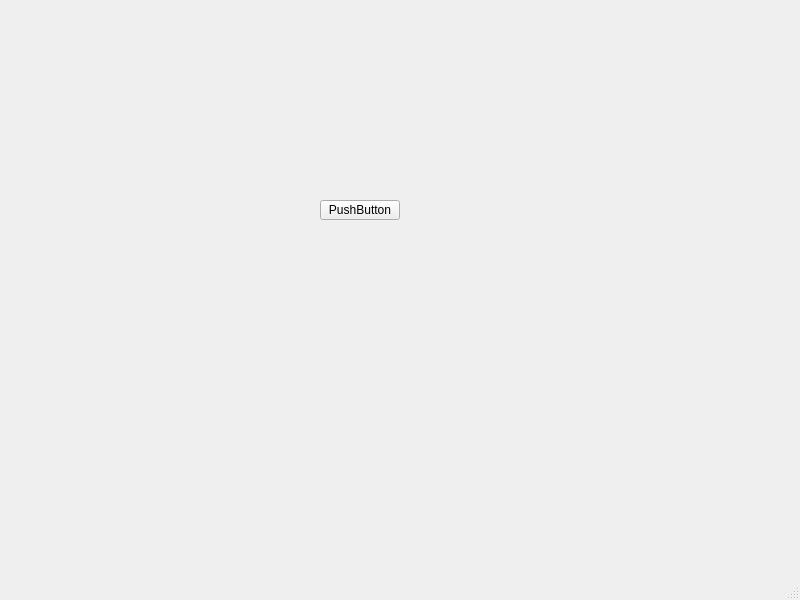
<?xml version="1.0" encoding="UTF-8"?>
<ui version="4.0">
 <class>MainWindow</class>
 <widget class="QMainWindow" name="MainWindow">
  <property name="geometry">
   <rect>
    <x>0</x>
    <y>0</y>
    <width>800</width>
    <height>600</height>
   </rect>
  </property>
  <property name="windowTitle">
   <string>MainWindow</string>
  </property>
  <widget class="QWidget" name="centralwidget">
   <widget class="QPushButton" name="bt_file">
    <property name="geometry">
     <rect>
      <x>320</x>
      <y>200</y>
      <width>80</width>
      <height>20</height>
     </rect>
    </property>
    <property name="text">
     <string>PushButton</string>
    </property>
   </widget>
  </widget>
  <widget class="QMenuBar" name="menubar">
   <property name="geometry">
    <rect>
     <x>0</x>
     <y>0</y>
     <width>800</width>
     <height>22</height>
    </rect>
   </property>
  </widget>
  <widget class="QStatusBar" name="statusbar"/>
 </widget>
 <resources/>
 <connections/>
</ui>
